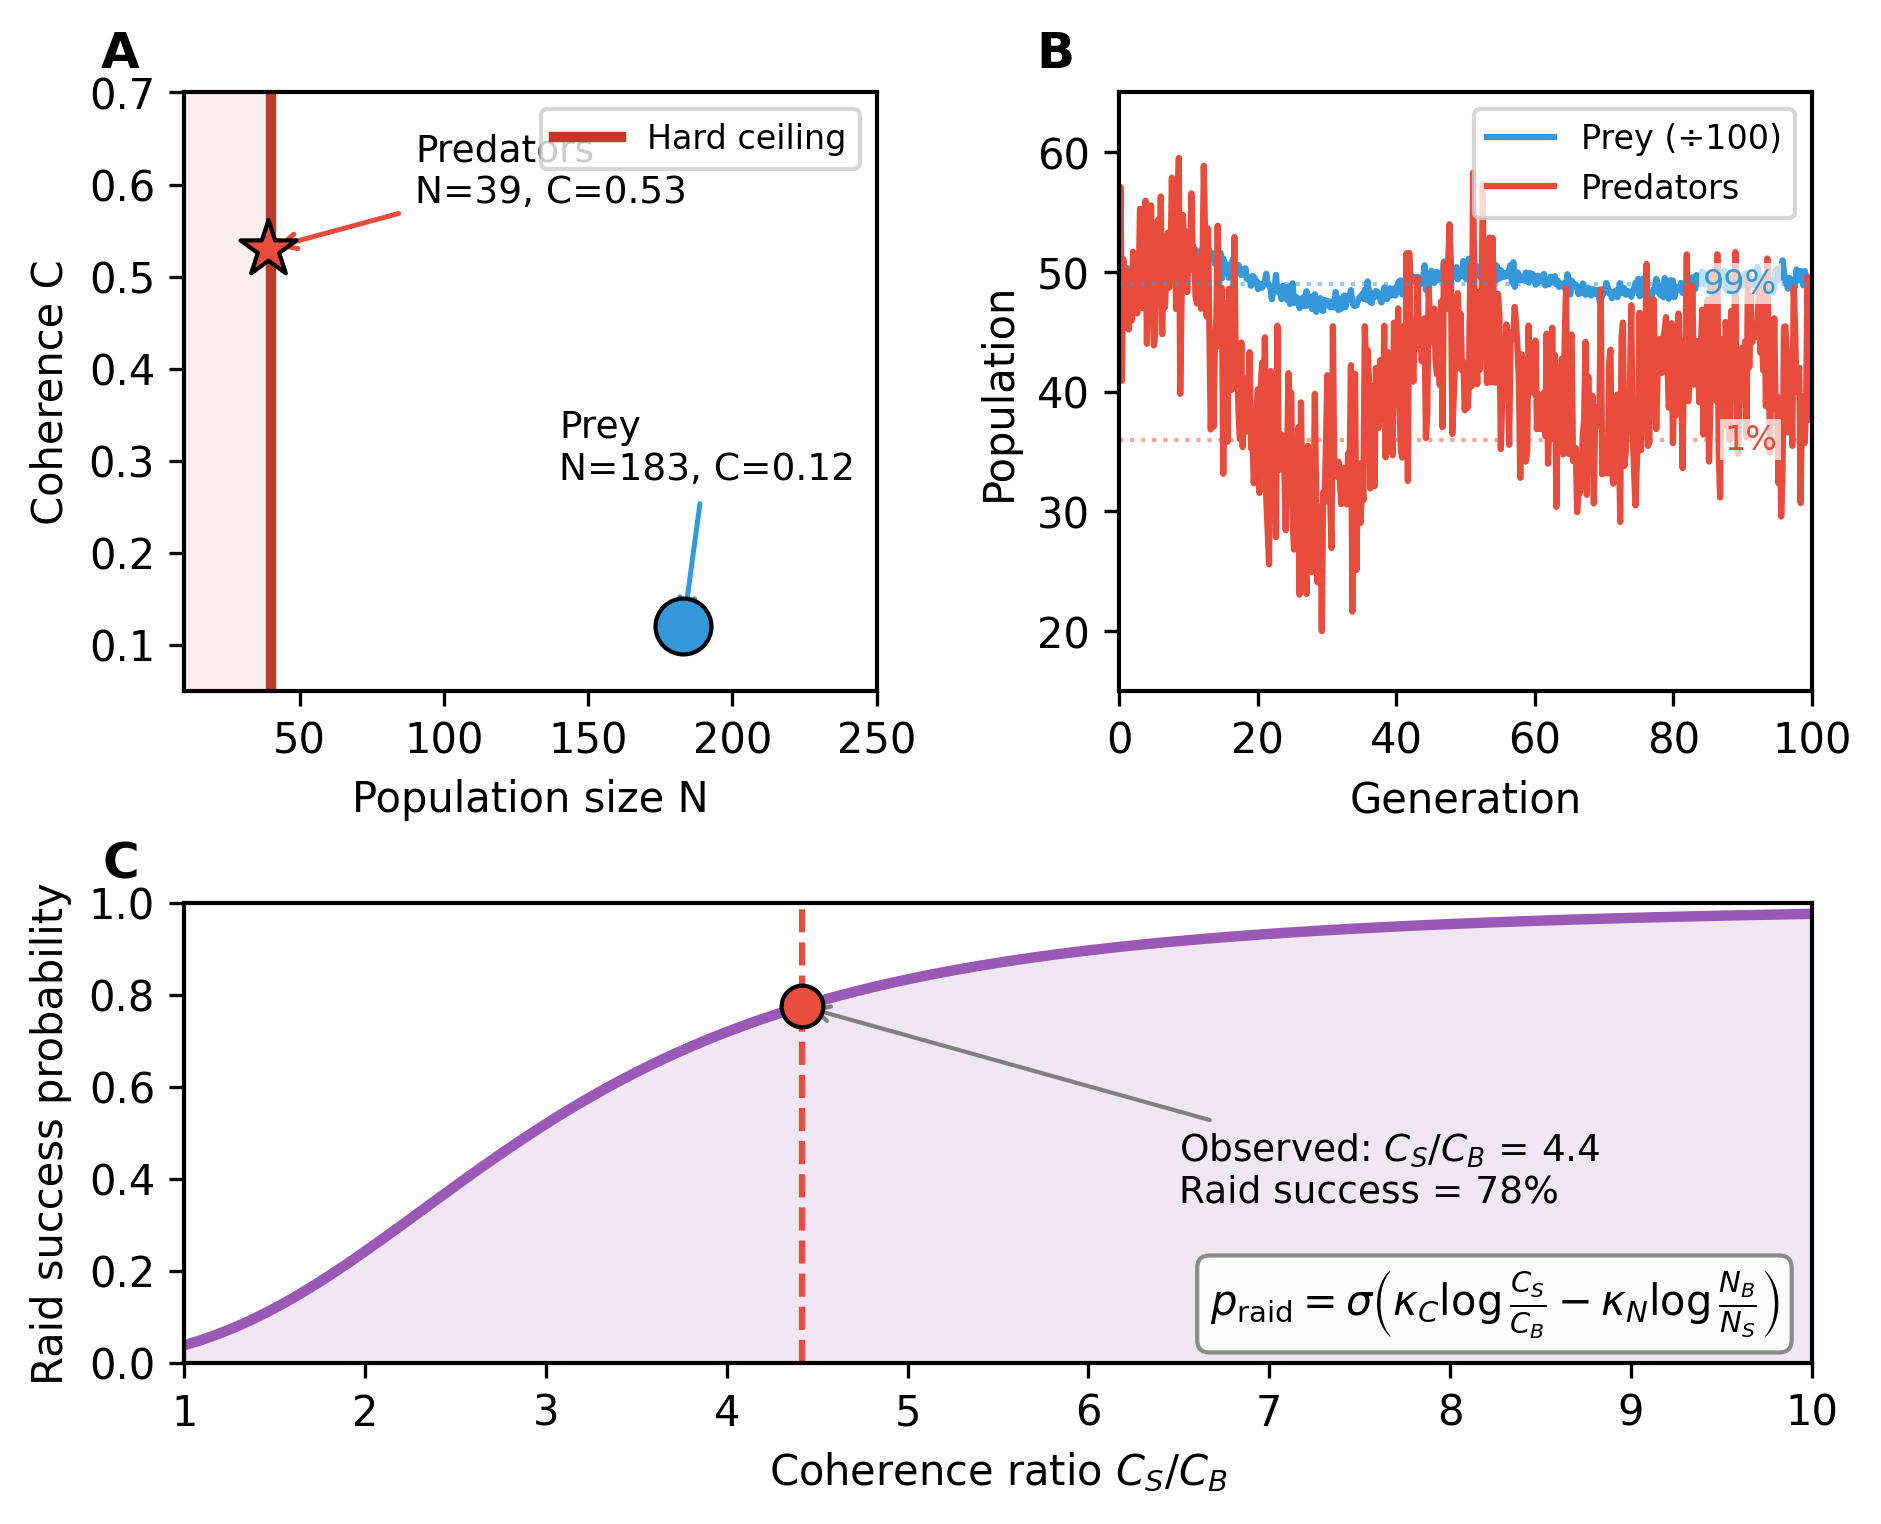

Write the Python code that produced this figure.
#!/usr/bin/env python3
"""
Figure 2: Predator-Prey Ecology
Cleaner two-row layout
"""

import numpy as np
import matplotlib.pyplot as plt
import matplotlib.gridspec as gridspec
from scipy.special import expit as sigmoid

plt.rcParams['font.family'] = 'sans-serif'
plt.rcParams['font.size'] = 10
plt.rcParams['axes.linewidth'] = 1.0

fig = plt.figure(figsize=(7, 5.5))
gs = gridspec.GridSpec(2, 2, height_ratios=[1.3, 1], wspace=0.35, hspace=0.4)

# =============================================================================
# Panel A: Phase space (top-left, larger)
# =============================================================================
ax1 = fig.add_subplot(gs[0, 0])

N = np.linspace(10, 250, 100)
C = np.linspace(0.05, 0.7, 100)
NN, CC = np.meshgrid(N, C)

# Fitness function
R_bar, k, gamma, zeta = 1.0, 0.01, 1.8, 1.5
C_star, a, m = 0.3, 2.0, 2.0
phi = np.where(CC > C_star, 1 + a * (CC - C_star)**m, 1.0)
W = NN * R_bar * phi - k * NN**gamma * CC**zeta

# Viability region
ax1.contourf(NN, CC, W, levels=[-1000, 0], colors=['#ffeeee'], alpha=0.5)
ax1.contour(NN, CC, W, levels=[0], colors=['#888888'], linewidths=1.5, linestyles='--')

# Hard ceiling
ceiling = 40
ax1.axvline(x=ceiling, color='#c0392b', linewidth=2.5, label='Hard ceiling')
ax1.fill_betweenx([0.05, 0.7], 0, ceiling, alpha=0.08, color='#c0392b')

# Predator attractor
ax1.scatter([39], [0.53], s=200, c='#e74c3c', marker='*', zorder=5,
            edgecolors='black', linewidths=1)
ax1.annotate('Predators\nN=39, C=0.53', xy=(39, 0.53), xytext=(90, 0.58),
             fontsize=9, arrowprops=dict(arrowstyle='->', color='#e74c3c', lw=1.2))

# Prey attractor
ax1.scatter([183], [0.12], s=180, c='#3498db', marker='o', zorder=5,
            edgecolors='black', linewidths=1)
ax1.annotate('Prey\nN=183, C=0.12', xy=(183, 0.12), xytext=(140, 0.28),
             fontsize=9, arrowprops=dict(arrowstyle='->', color='#3498db', lw=1.2))

ax1.set_xlabel('Population size N', fontsize=10)
ax1.set_ylabel('Coherence C', fontsize=10)
ax1.set_xlim(10, 250)
ax1.set_ylim(0.05, 0.7)
ax1.set_title('A', fontsize=12, fontweight='bold', loc='left', x=-0.12)
ax1.legend(fontsize=8, loc='upper right')

# =============================================================================
# Panel B: Population dynamics (top-right)
# =============================================================================
ax2 = fig.add_subplot(gs[0, 1])

np.random.seed(42)
t = np.linspace(0, 100, 500)
prey_pop = 4900 + 300 * np.sin(0.15 * t) * np.exp(-0.02 * t) + 50 * np.random.randn(len(t))
pred_pop = 40 + 15 * np.sin(0.15 * t + 0.5) * np.exp(-0.02 * t) + 5 * np.random.randn(len(t))
prey_pop = np.clip(prey_pop, 4500, 5200)
pred_pop = np.clip(pred_pop, 20, 60)

ax2.plot(t, prey_pop / 100, color='#3498db', linewidth=1.5, label='Prey (÷100)')
ax2.plot(t, pred_pop, color='#e74c3c', linewidth=1.5, label='Predators')

ax2.axhline(y=49, color='#3498db', linestyle=':', alpha=0.5, linewidth=1)
ax2.axhline(y=36, color='#e74c3c', linestyle=':', alpha=0.5, linewidth=1)

ax2.set_xlabel('Generation', fontsize=10)
ax2.set_ylabel('Population', fontsize=10)
ax2.set_xlim(0, 100)
ax2.set_ylim(15, 65)
ax2.legend(fontsize=8, loc='upper right')
ax2.set_title('B', fontsize=12, fontweight='bold', loc='left', x=-0.12)

# Annotations (inside plot area with background)
ax2.text(95, 49, '99%', fontsize=8, color='#3498db', va='center', ha='right',
         bbox=dict(facecolor='white', edgecolor='none', alpha=0.7, pad=1))
ax2.text(95, 36, '1%', fontsize=8, color='#e74c3c', va='center', ha='right',
         bbox=dict(facecolor='white', edgecolor='none', alpha=0.7, pad=1))

# =============================================================================
# Panel C: Raid success (bottom, full width)
# =============================================================================
ax3 = fig.add_subplot(gs[1, :])

C_ratio = np.linspace(1, 10, 100)
N_ratio = 5
# Match predator_prey.py simulation parameters
kappa_C, kappa_N = 3.0, 2.0
p_raid = sigmoid(kappa_C * np.log(C_ratio) - kappa_N * np.log(N_ratio))

ax3.plot(C_ratio, p_raid, color='#9b59b6', linewidth=2.5)
ax3.fill_between(C_ratio, 0, p_raid, alpha=0.15, color='#9b59b6')

# Mark observed ratio
actual_ratio = 0.53 / 0.12
actual_p = sigmoid(kappa_C * np.log(actual_ratio) - kappa_N * np.log(N_ratio))
ax3.axvline(x=actual_ratio, color='#e74c3c', linestyle='--', linewidth=1.5)
ax3.scatter([actual_ratio], [actual_p], s=100, c='#e74c3c', zorder=5,
            edgecolors='black', linewidths=1)
ax3.annotate(f'Observed: $C_S/C_B$ = {actual_ratio:.1f}\nRaid success = {actual_p:.0%}',
             xy=(actual_ratio, actual_p), xytext=(6.5, 0.35), fontsize=9,
             arrowprops=dict(arrowstyle='->', color='gray', lw=1))

ax3.set_xlabel('Coherence ratio $C_S / C_B$', fontsize=10)
ax3.set_ylabel('Raid success probability', fontsize=10)
ax3.set_xlim(1, 10)
ax3.set_ylim(0, 1)
ax3.set_title('C', fontsize=12, fontweight='bold', loc='left', x=-0.05)

# Equation
ax3.text(0.98, 0.05, r'$p_{\mathrm{raid}} = \sigma\left(\kappa_C \log\frac{C_S}{C_B} - \kappa_N \log\frac{N_B}{N_S}\right)$',
         transform=ax3.transAxes, fontsize=10, ha='right', va='bottom',
         bbox=dict(boxstyle='round,pad=0.3', facecolor='white', edgecolor='gray', alpha=0.9))

plt.savefig('fig2_ecology.pdf', dpi=300, bbox_inches='tight')
plt.savefig('fig2_ecology.png', dpi=300, bbox_inches='tight')
print("Saved fig2_ecology.pdf/png")
